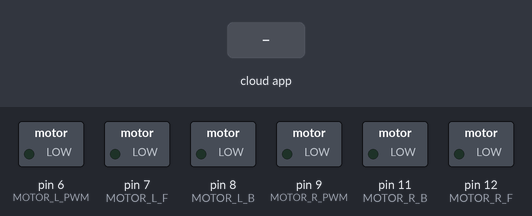
Recording of a sketch running on a simulated Arduino Uno, built with avr-gcc and run on an emulated ATmega328P. Parts: switched loads named in the sketch (green lamp = pin HIGH). Inputs (shaded band) come from the test bench. The ROS host is connected and sends only what is stated.

Above: at 1.2 s.
1.3 s: the phone or cloud app sets linear.x to -100
At 2.5 s:
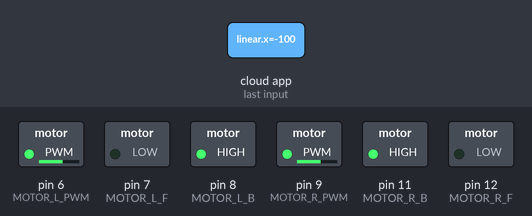
2.8 s: the phone or cloud app sets angular.z to -100
At 3.7 s:
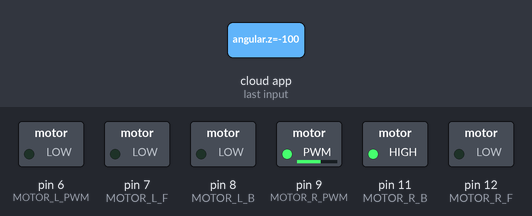
4.3 s: the phone or cloud app sets linear.x to 0
At 4.9 s:
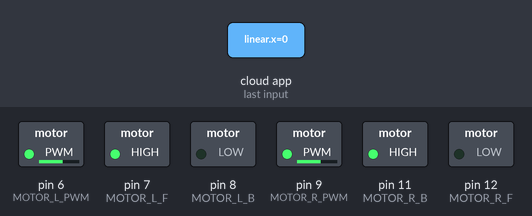
5.8 s: the phone or cloud app sets angular.z to 100
At 7.0 s:
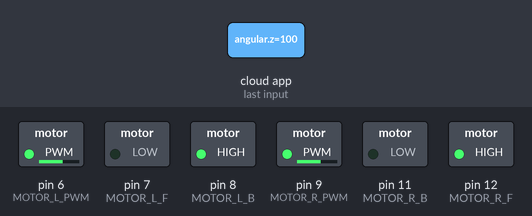
7.3 s: the phone or cloud app sets linear.x to 100
At 8.3 s:
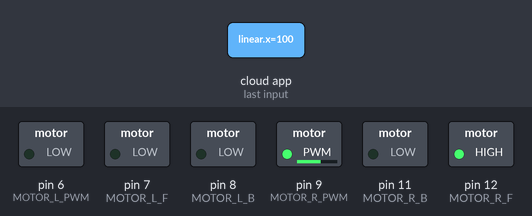
8.8 s: the phone or cloud app sets angular.z to 0
At 9.5 s:
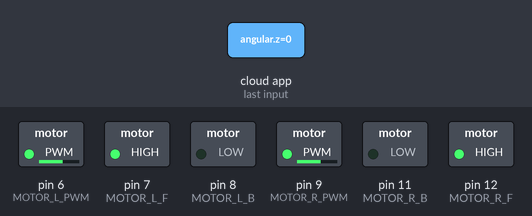
Timing chart, 0 to 13.3 s (numbered marks = the images above; inputs shaded):
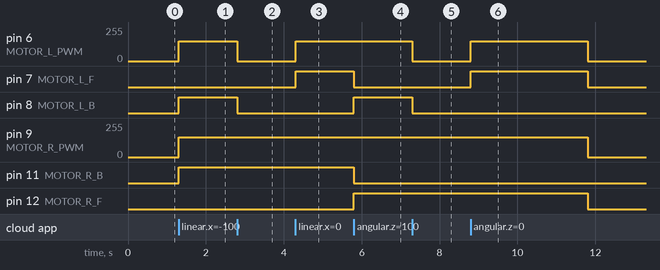

The sketch:

SLAM_0319.ino
```cpp
// define USE_USBCON before including ros.h to use atmega32u4
//#define USE_USBCON

#include <Arduino.h>
#include <ros.h>
#include <geometry_msgs/Twist.h>

#define DETECT_LOST_CONNECTION_MS 3000
#define MOTOR_L_B 8
#define MOTOR_L_F 7
#define MOTOR_L_PWM 6
#define MOTOR_R_B 11
#define MOTOR_R_F 12
#define MOTOR_R_PWM 9
//#define MOTOR_STBY 10
#define MOTOR_MAX_VALUE 1500

float motor_value_rate = 0.1;

unsigned long lastCommunicatedAt = 0;
unsigned long detectLostAt = 0;
String currentMotorL = "";
String currentMotorR = "";

void updateLastCommunicatedAt() {
  lastCommunicatedAt = millis();
  detectLostAt = lastCommunicatedAt + (unsigned long) DETECT_LOST_CONNECTION_MS;
}

void setMotorSpeed(String value, int b_pin, int f_pin, int pwm_pin) {
  if (value == "b" || value == "brake") {
    digitalWrite(f_pin, HIGH);
    digitalWrite(b_pin, HIGH);
    analogWrite(pwm_pin, 0);
    return;
  }
  int intValue = value.toInt();
  if (intValue == 0) {
    digitalWrite(f_pin, LOW);
    digitalWrite(b_pin, LOW);
  } else if (intValue > 0) {
    digitalWrite(f_pin, HIGH);
    digitalWrite(b_pin, LOW);
  } else {
    digitalWrite(f_pin, LOW);
    digitalWrite(b_pin, HIGH);
  }
  analogWrite(pwm_pin, abs(intValue));
}

void setMotorsSpeed(String left, String right) {
  //digitalWrite(MOTOR_STBY, HIGH);
  setMotorSpeed(left, MOTOR_L_B, MOTOR_L_F, MOTOR_L_PWM);
  setMotorSpeed(right, MOTOR_R_B, MOTOR_R_F, MOTOR_R_PWM);
}

void sleepMotors() {
  setMotorsSpeed("0", "0");
  //digitalWrite(MOTOR_STBY, LOW);
}

void messageCb(const geometry_msgs::Twist& twist) {
  updateLastCommunicatedAt();
  const float linear_x = twist.linear.x;
  const float angle_z = twist.angular.z;
  float speed = MOTOR_MAX_VALUE * motor_value_rate;
  String plusSpeedStr = String(speed);
  String minusSpeedStr = String(-speed);
  String newMotorL = "0";
  String newMotorR = "0";
  if (linear_x > 0.0 && angle_z == 0.0) {
    // Go forward
    newMotorL = plusSpeedStr;
    newMotorR = plusSpeedStr;
  } else if (linear_x < 0.0 && angle_z == 0.0) {
    // Go back
    newMotorL = minusSpeedStr;
    newMotorR = minusSpeedStr;
  } else if (angle_z > 0.0) {
    if (linear_x == 0.0) {
      // Turn left
      newMotorL = minusSpeedStr;
      newMotorR = plusSpeedStr;
    } else if (linear_x > 0.0) {
      // Go left forward
      newMotorR = plusSpeedStr;
    } else {
      // Go right back
      newMotorL = minusSpeedStr;
    }
  } else if (angle_z < 0.0) {
    if (linear_x == 0.0) {
      // Turn right
      newMotorL = plusSpeedStr;
      newMotorR = minusSpeedStr;
    } else if (linear_x > 0.0) {
      // Go right forward
      newMotorL = plusSpeedStr;
    } else {
      // Go left back
      newMotorR = minusSpeedStr;
    }
  }
  if (currentMotorL == newMotorL && currentMotorR == newMotorR) {
    return;
  }
  if ((newMotorL == "0" && newMotorR == "0") || (newMotorL == "0.0" && newMotorR == "0.0")) {
    sleepMotors();
  } else {
    setMotorsSpeed(newMotorL, newMotorR);
  }
  currentMotorL = newMotorL;
  currentMotorR = newMotorR;
}

ros::NodeHandle nh;
ros::Subscriber<geometry_msgs::Twist> sub("cmd_vel", &messageCb);

void setup() {
  pinMode(MOTOR_L_B, OUTPUT);
  pinMode(MOTOR_L_F, OUTPUT);
  pinMode(MOTOR_L_PWM, OUTPUT);
  pinMode(MOTOR_R_B, OUTPUT);
  pinMode(MOTOR_R_F, OUTPUT);
  pinMode(MOTOR_R_PWM, OUTPUT);
  //pinMode(MOTOR_STBY, OUTPUT);
  //nh.getHardware()->setBaud(115200);
  nh.initNode();
  nh.subscribe(sub);
}

void loop() {
  nh.spinOnce();
  if (detectLostAt < millis() && currentMotorL != "" && currentMotorR != "") {
    currentMotorL = "";
    currentMotorR = "";
    sleepMotors();
  }
  delay(1);
}
```

Measured:
- after the input at 1.3 s, pin 6 (MOTOR_L_PWM), pin 9 (MOTOR_R_PWM): 0/255 → 150/255 at once; pin 8 (MOTOR_L_B), pin 11 (MOTOR_R_B): LOW → HIGH at once
- after the input at 2.8 s, pin 6 (MOTOR_L_PWM): 150/255 → 0/255 at once; pin 8 (MOTOR_L_B): HIGH → LOW at once
- after the input at 4.3 s, pin 6 (MOTOR_L_PWM): 0/255 → 150/255 at once; pin 7 (MOTOR_L_F): LOW → HIGH at once
- after the input at 5.8 s, pin 7 (MOTOR_L_F), pin 11 (MOTOR_R_B): HIGH → LOW at once; pin 8 (MOTOR_L_B), pin 12 (MOTOR_R_F): LOW → HIGH at once
- after the input at 7.3 s, pin 6 (MOTOR_L_PWM): 150/255 → 0/255 at once; pin 8 (MOTOR_L_B): HIGH → LOW at once
- after the input at 8.8 s, pin 6 (MOTOR_L_PWM): 0/255 → 150/255 at once, → 0/255 3.0 s later; pin 7 (MOTOR_L_F): LOW → HIGH at once, → LOW 3.0 s later; pin 9 (MOTOR_R_PWM): 150/255 → 0/255 after 3.0 s instead of 1.5 s; pin 12 (MOTOR_R_F): HIGH → LOW after 3.0 s instead of 1.5 s
